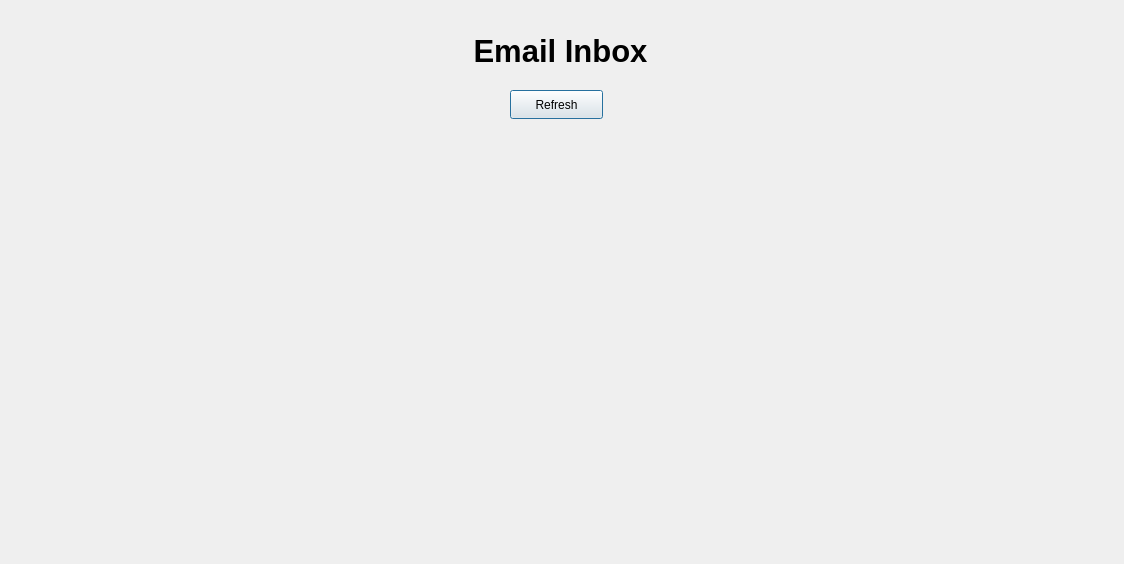
<?xml version="1.0" encoding="UTF-8"?>
<ui version="4.0">
 <class>EmailInboxWindow</class>
 <widget class="QDialog" name="EmailInboxWindow">
  <property name="geometry">
   <rect>
    <x>0</x>
    <y>0</y>
    <width>1124</width>
    <height>564</height>
   </rect>
  </property>
  <property name="windowTitle">
   <string>Dialog</string>
  </property>
  <widget class="QLabel" name="emailInbox">
   <property name="geometry">
    <rect>
     <x>50</x>
     <y>170</y>
     <width>1021</width>
     <height>331</height>
    </rect>
   </property>
   <property name="font">
    <font>
     <pointsize>11</pointsize>
    </font>
   </property>
   <property name="text">
    <string/>
   </property>
   <property name="alignment">
    <set>Qt::AlignLeading|Qt::AlignLeft|Qt::AlignTop</set>
   </property>
  </widget>
  <widget class="QLabel" name="inboxTitle">
   <property name="geometry">
    <rect>
     <x>0</x>
     <y>30</y>
     <width>1121</width>
     <height>41</height>
    </rect>
   </property>
   <property name="font">
    <font>
     <pointsize>23</pointsize>
     <bold>true</bold>
    </font>
   </property>
   <property name="text">
    <string>Email Inbox</string>
   </property>
   <property name="alignment">
    <set>Qt::AlignCenter</set>
   </property>
  </widget>
  <widget class="QPushButton" name="refreshButton">
   <property name="geometry">
    <rect>
     <x>510</x>
     <y>90</y>
     <width>93</width>
     <height>29</height>
    </rect>
   </property>
   <property name="text">
    <string>Refresh</string>
   </property>
  </widget>
 </widget>
 <resources/>
 <connections/>
</ui>
